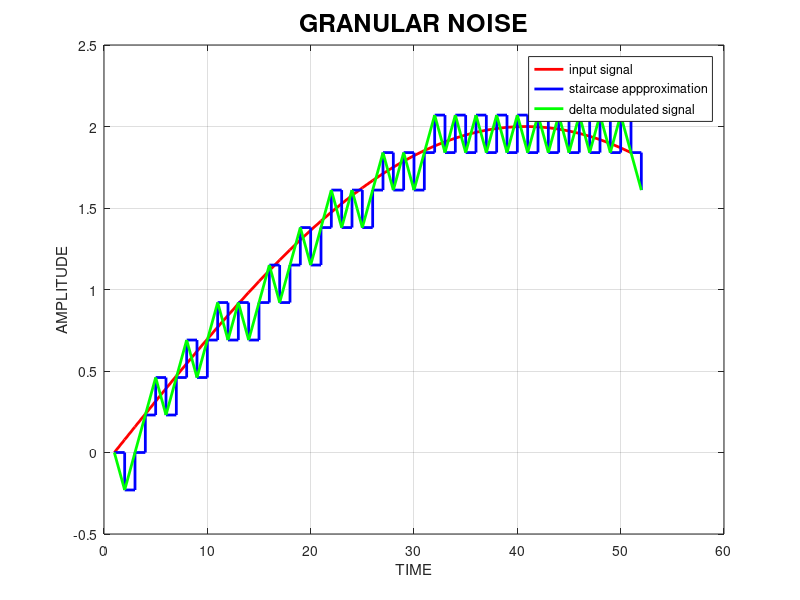

This figure's MATLAB source:
clc;                    % Clear command window
clear
close all;

a=2;                    % Amplitude of input signal
t=0:2*pi/50:2*pi;       % Time vector
x=a*sin(2*pi/20*t);     % Input sinusoidal signal

l=length(x);            % Length of input signal
plot(x,'r','linewidth',2);   % Plot input signal

delta=0.23;             % Step size for delta modulation
hold on
xn=0;                   % Initial approximation value

for i=1:l               % Delta modulation process
    if x(i)>xn(i)       % Comparator
        d(i)=1;         % Output bit = 1
        xn(i+1)=xn(i)+delta; % Increase step
    else
        d(i)=0;         % Output bit = 0
        xn(i+1)=xn(i)-delta; % Decrease step
    end
end

stairs(xn,'b','linewidth',2) % Staircase approximation
hold on
plot(xn,'g','linewidth',2);  % Delta modulated signal

xlabel('TIME');
ylabel('AMPLITUDE');
title('GRANULAR NOISE','fontsize',18);
legend('input signal','staircase appproximation','delta modulated signal');
grid on;
